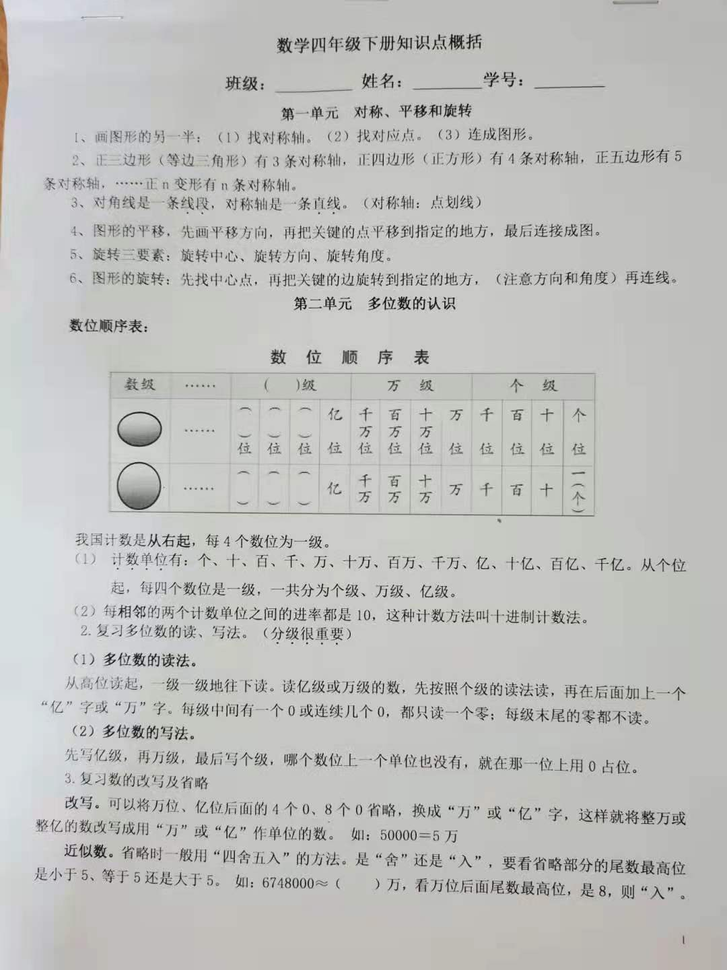
//> input picture opecv_course_data/03-dnn/特征提取与对象检测-图片资料/form.png, 727 x 970 px, shrunk from 1080 x 1440 before the run
$ ./document_align_demo   (built with g++ and OpenCV 4)
//> lines starting //> are read from the running program, lines starting //| are printed output that depends on the picture
#include <opencv2/opencv.hpp>
#include <iostream>

using namespace cv;
using namespace std;

int main(int argc, char** argv) {
	Mat ref_img = imread("D:/images/form.png");
//> ref_img is the input picture: 970 rows x 727 cols, CV_8UC3; mean B, G, R 189, 190.9, 190.6
	Mat img = imread("D:/images/form_in_doc.jpg");
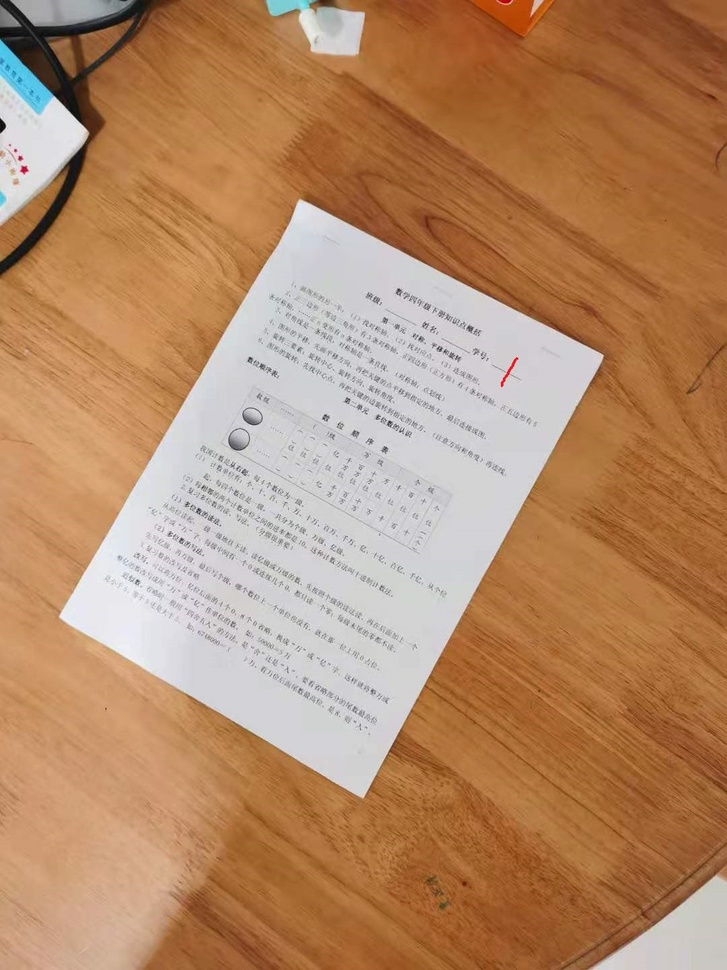
//> input picture opecv_course_data/03-dnn/特征提取与对象检测-图片资料/form_in_doc.jpg, 727 x 970 px, shrunk from 1080 x 1440 before the run
//> img is the input picture: 970 rows x 727 cols, CV_8UC3; mean B, G, R 104.4, 138.5, 181
	imshow("깊데친겼", ref_img);
	auto orb = ORB::create(500);
	vector<KeyPoint> kypts_ref;
	vector<KeyPoint> kypts_img;
	Mat desc_book, desc_book_on_desk;
	orb->detectAndCompute(ref_img, Mat(), kypts_ref, desc_book);
//> kypts_ref = 500 keypoints; strongest (x, y, size): (346, 308, 31), (409, 308, 31), (378, 304, 31), (393, 300, 31)
	orb->detectAndCompute(img, Mat(), kypts_img, desc_book_on_desk);
//> kypts_img = 500 keypoints; strongest (x, y, size): (388, 424, 31), (197, 511, 31), (250, 358, 31), (441, 348, 31)
	Mat result;
	auto bf_matcher = BFMatcher::create(NORM_HAMMING, false);
	vector<DMatch> matches;
	bf_matcher->match(desc_book_on_desk, desc_book, matches);
//> matches = 500 matches
	float good_rate = 0.15f;
	int num_good_matches = matches.size() * good_rate;
//> num_good_matches = 75
	std::cout << num_good_matches << std::endl;
//| 75
	std::sort(matches.begin(), matches.end());
	matches.erase(matches.begin() + num_good_matches, matches.end());
//> matches = 75 matches
	drawMatches(ref_img, kypts_ref, img, kypts_img, matches, result);
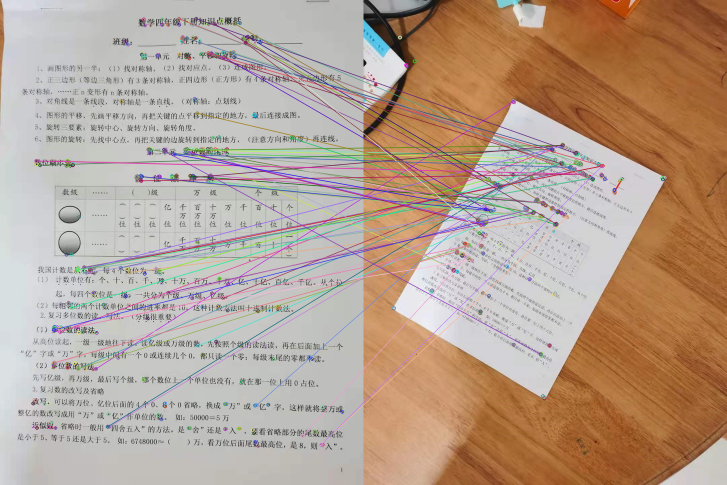
//> result: 970 rows x 1454 cols, CV_8UC3 (shown at 1/2 size); mean B, G, R 145.2, 161.3, 182.6
	imshow("튈토", result);
	imwrite("D:/result_doc.png", result);

	// Extract location of good matches
	std::vector<Point2f> points1, points2;
	for (size_t i = 0; i < matches.size(); i++)
	{
		points1.push_back(kypts_img[matches[i].queryIdx].pt);
		points2.push_back(kypts_ref[matches[i].trainIdx].pt);
	}
//> this loop made 75 passes
//> after the loop, points1 = 75 Points (x, y), first 12: [438, 348], [441, 348], [458.4, 357.6], [400, 431], [384, 320.4], [357.1, 432], [385.2, 318], [459, 357], [300, 688.8], [359, 405], [407.8, 432], [346, 401]; points2 = 75 Points (x, y), first 12: [416.8, 109.9], [423, 107.8], [465.3, 107], [431.3, 306.9], [286.2, 114.5], [352.4, 352.4], [286.2, 109.5], [466.6, 105.8], [510.1, 883.4], [327.6, 298.6], [350.4, 307.2], [298.6, 304.8]
	Mat h = findHomography(points1, points2, RANSAC);
//> h = [[1.75, 1, -719.2], [-1.02, 1.81, -75.8], [-0.000122, 1.67e-05, 1]]
	Mat aligned_doc;
	warpPerspective(img, aligned_doc, h, ref_img.size());
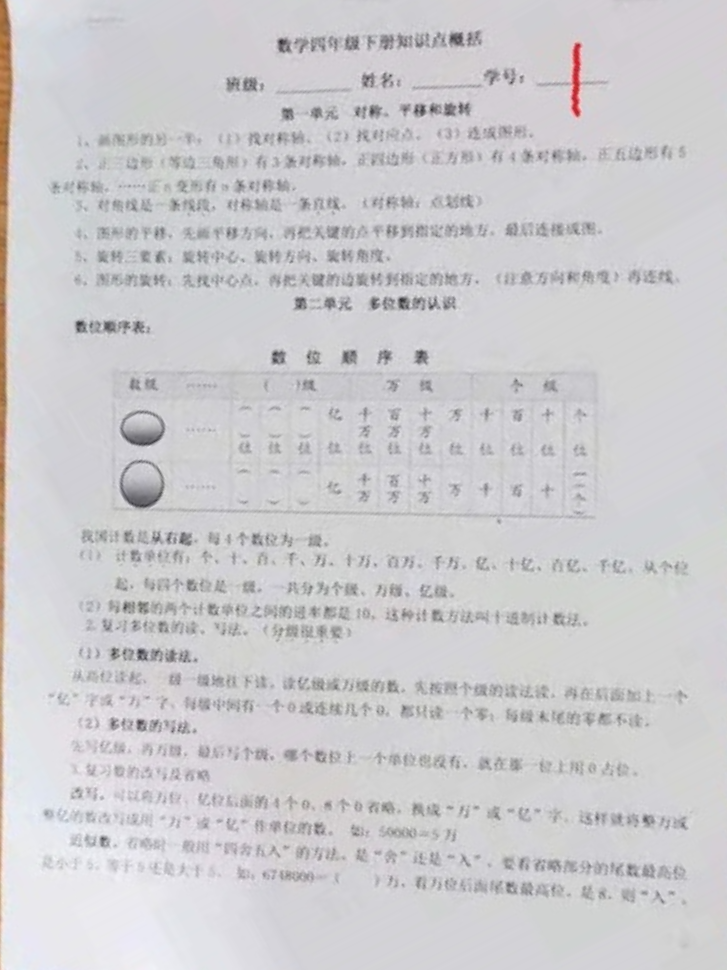
//> aligned_doc: 970 rows x 727 cols, CV_8UC3; mean B, G, R 206.7, 203.9, 205
	imwrite("D:/aligned_doc.png", aligned_doc);
	waitKey(0);
	destroyAllWindows();
	return 0;
}
